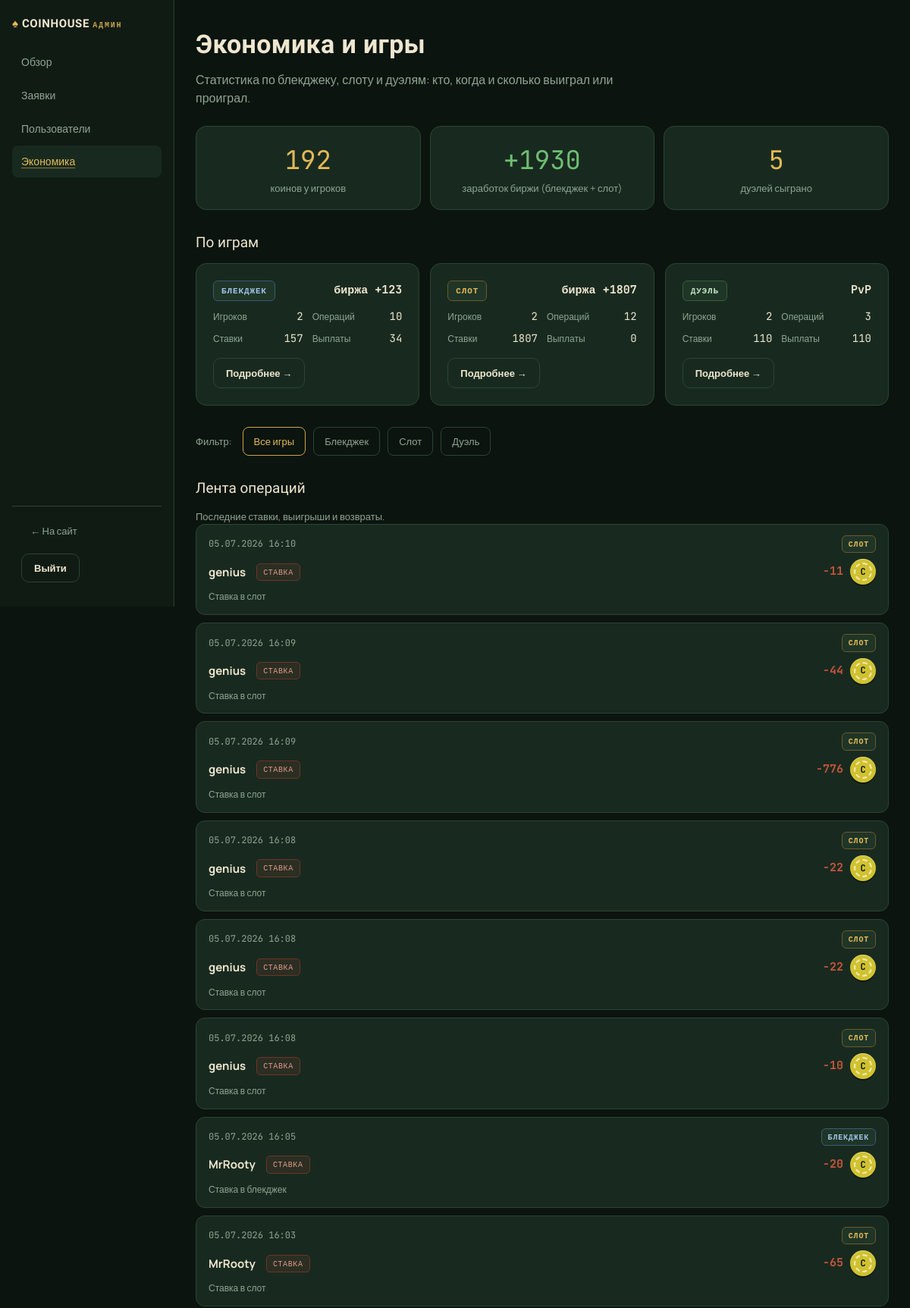
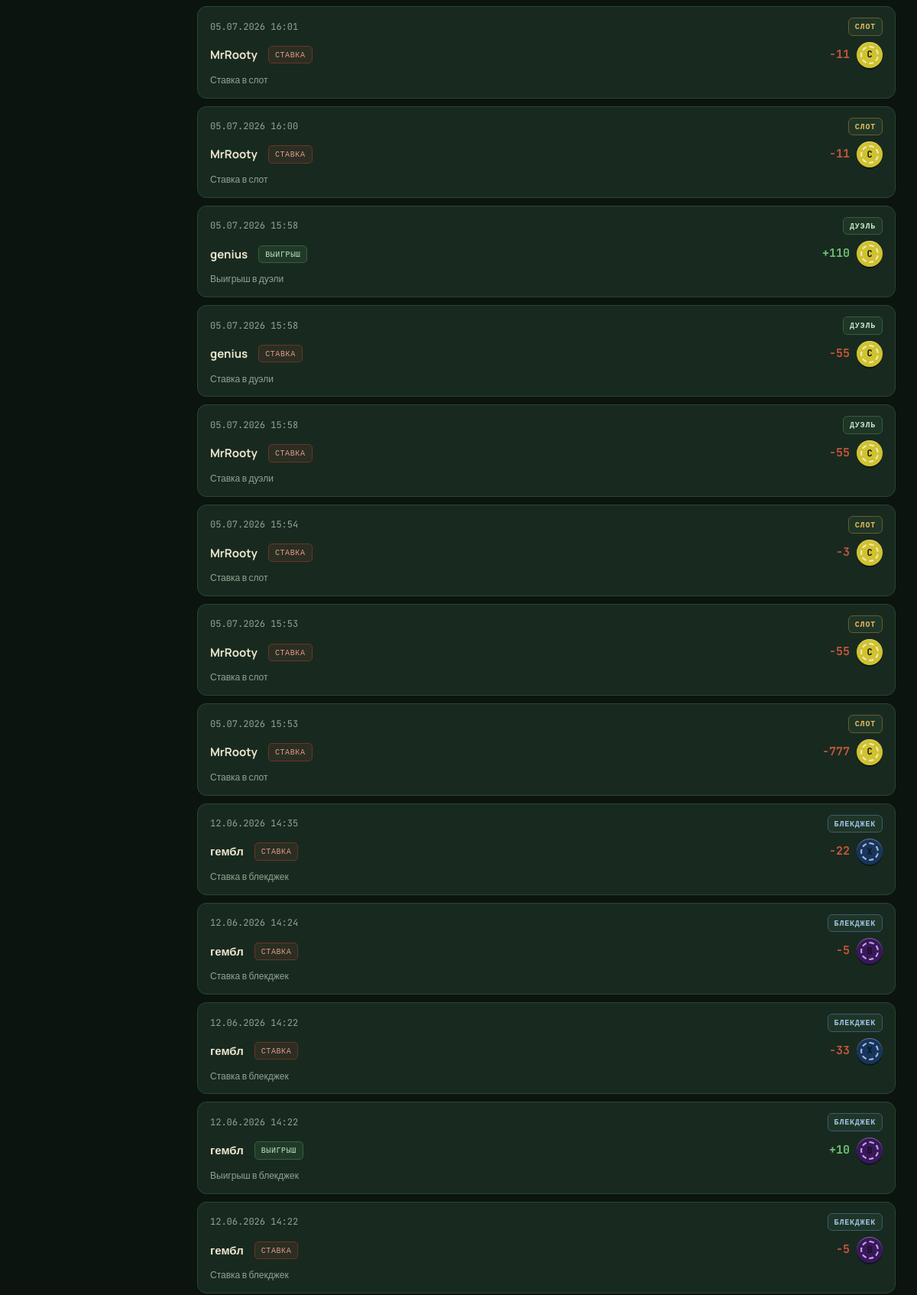
The page /panel/economy/ (signed in, upper part) on the database its author committed (2 pictures, top to bottom).
### core/models.py (models this page shows)
class Transaction(models.Model):
    user = models.ForeignKey(settings.AUTH_USER_MODEL, on_delete=models.CASCADE, related_name="transactions")
    coin = models.ForeignKey(CoinType, on_delete=models.CASCADE)
    delta = models.IntegerField()
    reason = models.CharField(max_length=120)
    created_at = models.DateTimeField(auto_now_add=True)
    class Meta:
        ordering = ["-created_at"]

### core/views.py (the view)
# urls.py: path("panel/economy/", views.panel_economy, name="panel_economy"),
@staff_required
def panel_economy(request):
    eco = economy_overview()
    game_filter = request.GET.get("game", "")
    if game_filter and game_filter not in {g["key"] for g in GAMES}:
        game_filter = ""
    players = player_game_stats(game_filter or None)
    activity = game_activity(game_filter or None, limit=120)
    return render(request, "panel/economy.html", {
        "rows": eco["rows"],
        "games": eco["games"],
        "total_players": eco["total_players"],
        "total_house": eco["total_house"],
        "duel_count": eco["duel_count"],
        "players": players,
        "activity": activity,
        "game_filter": game_filter,
        "game_choices": GAMES,
    })

### core/context_processors.py (called while the page is built)
def unread_messages(request):
    if request.user.is_authenticated:
        return {"unread_count": request.user.site_messages.filter(is_read=False).count()}
    return {"unread_count": 0}

def panel_pending(request):
    if request.user.is_authenticated and request.user.is_staff:
        from .models import CoinRequest
        return {"panel_pending": CoinRequest.objects.filter(status__in=["pending", "awaiting"]).count()}
    return {"panel_pending": 0}

### core/panel_stats.py (called while the page is built)
def _game_q(keyword):
    return Q(reason__icontains=keyword)

def _all_games_q():
    q = Q()
    for g in GAMES:
        q |= _game_q(g["keyword"])
    return q

def game_key_from_reason(reason):
    r = (reason or "").lower()
    if "блекджек" in r:
        return "blackjack"
    if "слот" in r:
        return "slots"
    if "дуэл" in r:
        return "duel"
    return None

def _action_meta(reason, delta):
    r = (reason or "").lower()
    if delta > 0:
        if "возврат" in r or "ничья" in r:
            return "push", "Возврат"
        return "win", "Выигрыш"
    return "bet", "Ставка"

### core/views.py (called while the page is built)
def staff_required(view):
    return user_passes_test(lambda u: u.is_staff, login_url="login")(view)

### templates/panel/economy.html (shortened to what this page needs)
{% extends 'panel/base.html' %}
{% block content %}
<h1>Экономика и игры</h1>
<p class="sub">Статистика по блекджеку, слоту и дуэлям: кто, когда и сколько выиграл или проиграл.</p>
<div class="panel-stat-grid">
  <div class="card panel-stat-card">
    <div class="panel-stat">{{ total_players }}</div>
    <div class="panel-stat-label">коинов у игроков</div>
  </div>
  <div class="card panel-stat-card">
    <div class="panel-stat {% if total_house >= 0 %}pos{% else %}neg{% endif %}">{% if total_house > 0 %}+{% endif %}{{ total_house }}</div>
    <div class="panel-stat-label">заработок биржи (блекджек + слот)</div>
  </div>
  <div class="card panel-stat-card">
    <div class="panel-stat">{{ duel_count }}</div>
    <div class="panel-stat-label">дуэлей сыграно</div>
  </div>
</div>
<h2>По играм</h2>
<div class="panel-game-grid">
  {% for g in games %}
  <div class="card panel-game-card panel-game-{{ g.key }}">
    <div class="panel-game-head">
      <span class="panel-game-tag {{ g.key }}">{{ g.label }}</span>
      <span class="panel-game-house {% if g.house >= 0 %}pos{% else %}neg{% endif %}">
        {% if g.key == 'duel' %}
          PvP
        {% else %}
          биржа {% if g.house > 0 %}+{% endif %}{{ g.house }}
        {% endif %}
      </span>
    </div>
    <dl class="panel-game-meta">
      <div><dt>Игроков</dt><dd class="mono">{{ g.players_count }}</dd></div>
      <div><dt>Операций</dt><dd class="mono">{{ g.tx_count }}</dd></div>
      <div><dt>Ставки</dt><dd class="mono">{{ g.bets_volume }}</dd></div>
      <div><dt>Выплаты</dt><dd class="mono">{{ g.payouts_volume }}</dd></div>
    </dl>
    <a class="btn ghost sm panel-game-link" href="?game={{ g.key }}">Подробнее →</a>
  </div>
  {% endfor %}
</div>
<div class="filter-bar panel-filter">
  <span class="helper panel-filter-label">Фильтр:</span>
  <a href="?" class="{% if not game_filter %}on{% endif %}">Все игры</a>
  {% for g in game_choices %}
  <a href="?game={{ g.key }}" class="{% if game_filter == g.key %}on{% endif %}">{{ g.label }}</a>
  {% endfor %}
</div>
<h2>Лента операций{% if game_filter %} · {% for g in game_choices %}{% if g.key == game_filter %}{{ g.label }}{% endif %}{% endfor %}{% endif %}</h2>
<p class="helper">Последние ставки, выигрыши и возвраты{% if game_filter %} — только выбранная игра{% endif %}.</p>
<div class="panel-feed">
  {% for e in activity %}
  <article class="panel-feed-item">
    <div class="panel-feed-top">
      <time class="panel-feed-time mono">{{ e.created_at|date:"d.m.Y H:i" }}</time>
      <span class="panel-game-tag sm {{ e.game_key }}">{{ e.game_label }}</span>
    </div>
    <div class="panel-feed-body">
      <a class="panel-feed-user" href="{% url 'panel_user_detail' e.user_id %}">{{ e.username }}</a>
      <span class="panel-action-tag {{ e.action }}">{{ e.action_label }}</span>
      <span class="panel-feed-amt mono {% if e.delta > 0 %}pos{% elif e.delta < 0 %}neg{% endif %}">
        {% if e.delta > 0 %}+{% endif %}{{ e.delta }} <span class="chip sm" data-c="{{ e.coin }}">{{ e.coin }}</span>
      </span>
    </div>
    <div class="panel-feed-reason helper">{{ e.reason }}</div>
  </article>
  {% empty %}
  <div class="card helper">Пока нет игровых операций.</div>
  {% endfor %}
</div>
{% endblock %}

### rows shown on the page
Transaction: created_at "05.07.2026 16:10", reason "Ставка в слот"
Transaction: created_at "05.07.2026 16:09", reason "Ставка в слот"
Transaction: created_at "05.07.2026 16:09", reason "Ставка в слот"
Transaction: created_at "05.07.2026 16:08", reason "Ставка в слот"
Transaction: created_at "05.07.2026 16:08", reason "Ставка в слот"
Transaction: created_at "05.07.2026 16:08", reason "Ставка в слот"
Transaction: created_at "05.07.2026 16:05", reason "Ставка в блекджек"
Transaction: created_at "05.07.2026 16:03", reason "Ставка в слот"
Transaction: created_at "05.07.2026 16:01", reason "Ставка в слот"
Transaction: created_at "05.07.2026 16:00", reason "Ставка в слот"
Transaction: created_at "05.07.2026 15:58", reason "Выигрыш в дуэли"
Transaction: created_at "05.07.2026 15:58", reason "Ставка в дуэли"
Transaction: created_at "05.07.2026 15:58", reason "Ставка в дуэли"
Transaction: created_at "05.07.2026 15:54", reason "Ставка в слот"
Transaction: created_at "05.07.2026 15:53", reason "Ставка в слот"
Transaction: created_at "05.07.2026 15:53", reason "Ставка в слот"
Transaction: created_at "12.06.2026 14:35", reason "Ставка в блекджек"
Transaction: created_at "12.06.2026 14:24", reason "Ставка в блекджек"
Transaction: created_at "12.06.2026 14:22", reason "Ставка в блекджек"
Transaction: created_at "12.06.2026 14:22", reason "Выигрыш в блекджек"
Transaction: created_at "12.06.2026 14:22", reason "Ставка в блекджек"

### other values the page prints
{{ total_players }} "192"
{{ total_house }} "1930"
{{ duel_count }} "5"
{{ g.label }} "БЛЕКДЖЕК" "СЛОТ" "ДУЭЛЬ"
{{ g.house }} "123" "1807"
{{ g.players_count }} "2" "2" "2"
{{ g.tx_count }} "10" "12" "3"
{{ g.bets_volume }} "157" "1807" "110"
{{ g.payouts_volume }} "34" "0" "110"
{{ g.label }} "Блекджек" "Слот" "Дуэль"
{{ e.game_label }} "СЛОТ" "СЛОТ" "СЛОТ" "СЛОТ" "СЛОТ" "СЛОТ" "БЛЕКДЖЕК" "СЛОТ" "СЛОТ" "СЛОТ" "ДУЭЛЬ" "ДУЭЛЬ" "ДУЭЛЬ" "СЛОТ" "СЛОТ" "СЛОТ" "БЛЕКДЖЕК" "БЛЕКДЖЕК" "БЛЕКДЖЕК" "БЛЕКДЖЕК" "БЛЕКДЖЕК"
{{ e.username }} "genius" "genius" "genius" "genius" "genius" "genius" "MrRooty" "MrRooty" "MrRooty" "MrRooty" "genius" "genius" "MrRooty" "MrRooty" "MrRooty" "MrRooty" "гембл" "гембл" "гембл" "гембл" "гембл"
{{ e.action_label }} "СТАВКА" "СТАВКА" "СТАВКА" "СТАВКА" "СТАВКА" "СТАВКА" "СТАВКА" "СТАВКА" "СТАВКА" "СТАВКА" "ВЫИГРЫШ" "СТАВКА" "СТАВКА" "СТАВКА" "СТАВКА" "СТАВКА" "СТАВКА" "СТАВКА" "СТАВКА" "ВЫИГРЫШ" "СТАВКА"
{{ e.delta }} "-11" "-44" "-776" "-22" "-22" "-10" "-20" "-65" "-11" "-11" "110" "-55" "-55" "-3" "-55" "-777" "-22" "-5" "-33" "10" "-5"
{{ e.coin }} "C" "C" "C" "C" "C" "C" "C" "C" "C" "C" "C" "C" "C" "C" "C" "C" "X" "B" "X" "B" "B"
